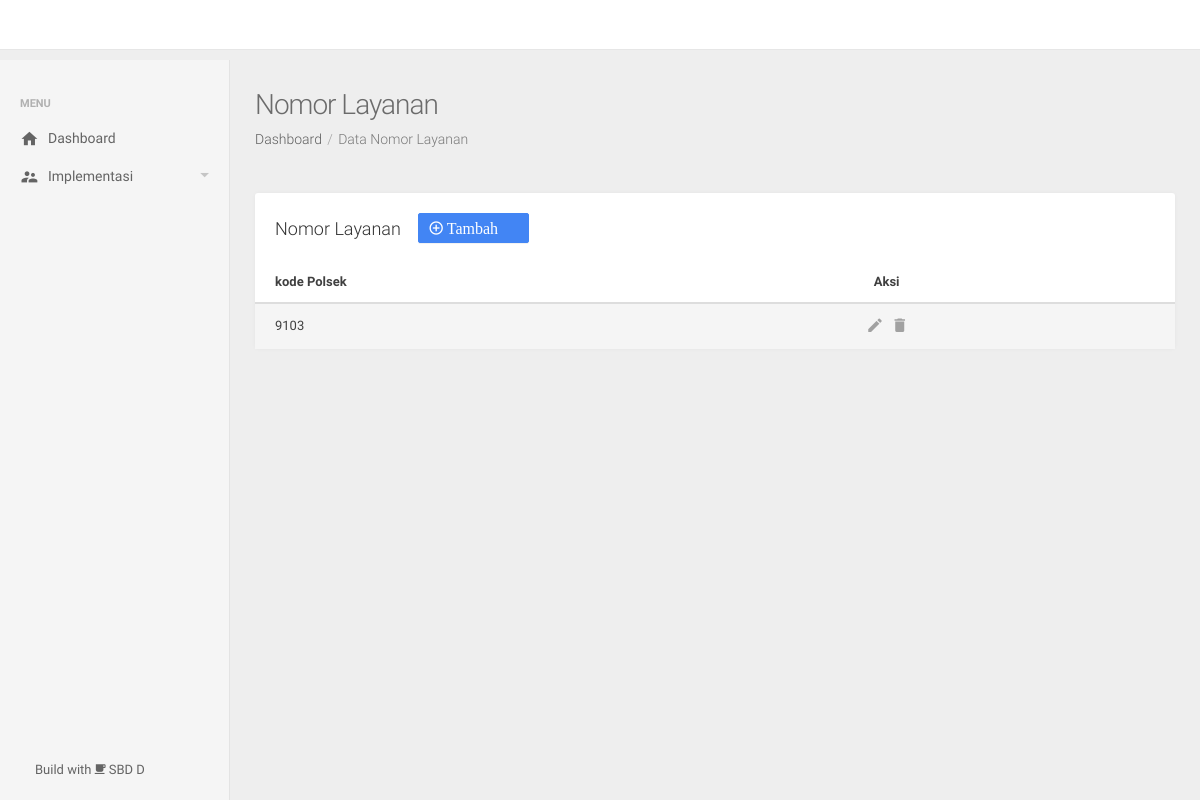
The app's page /nomor_layanan/, older data.
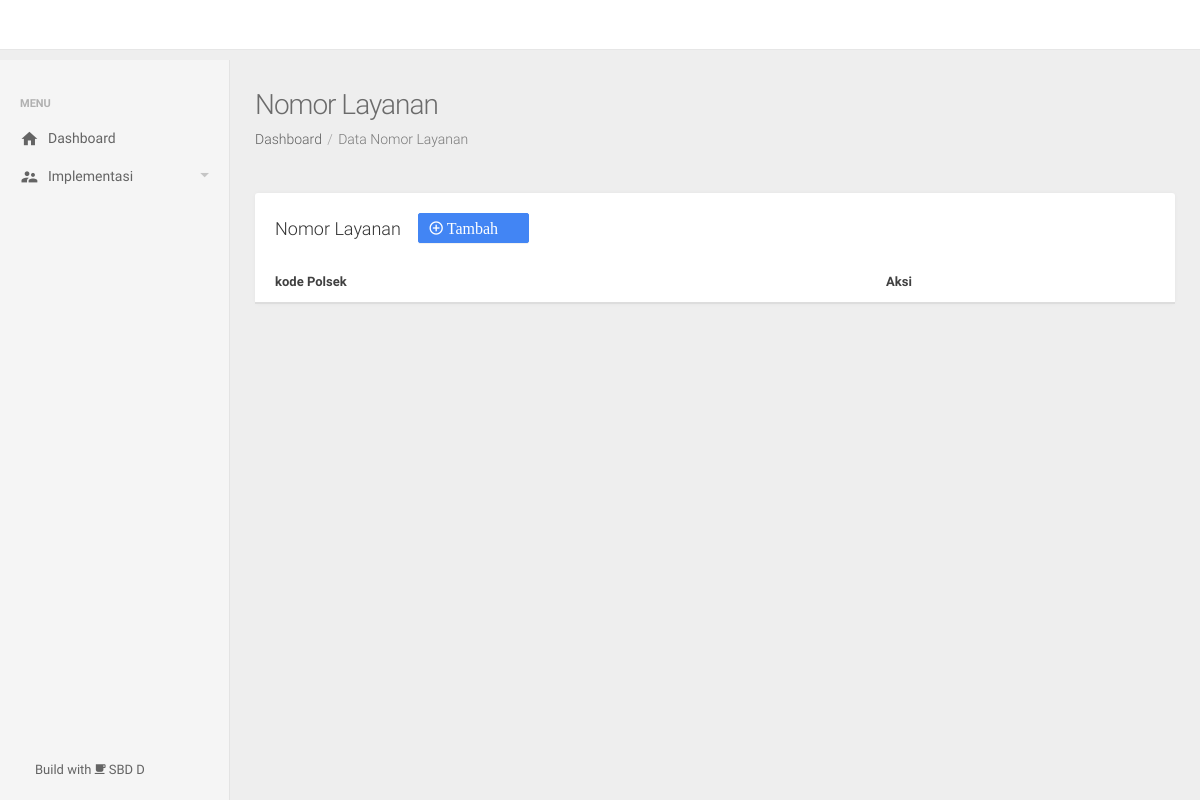
The same page, newer data.
### app/models.py (models this page shows)
class NomorLayanan(db.Model):
    kodePolsek = db.Column(db.Integer, primary_key=True)
    NomorLayananPolsek = db.Column(db.Integer, nullable=True)
    NomorLayananMedcen = db.Column(db.Integer, nullable=True)
    NomorDaruratPolsek = db.Column(db.Integer, nullable=True)

### app/routes.py (the view)
@app.route('/nomor_layanan/')
def layanan():
    return render_template('layanan/layanan.html', title='Nomor Layanan', submenu='dataNomor Layanan', link1='Data Nomor Layanan' ,data=NomorLayanan.query.all())

### app/templates/layanan/layanan.html (shortened to what this page needs)
{% extends 'layout.html' %}
{% block content %}
<div class="row">
    <div class="col-sm-12">
        <div class="panel panel-default panel-table">
            <div class="panel-heading">{{title}}&nbsp;&nbsp;&nbsp;
                <a href="{{ url_for ('layananAdd') }}">
                    <button class="btn btn-space btn-primary">
                        <div class="icon mdi mdi-plus-circle-o">&nbsp;Tambah&nbsp; &nbsp; &nbsp; </div>
                    </button>
                </a>
            </div>
            <div class="panel-body">
                <table class="table table-striped table-hover">
                    <thead>
                        <tr>
                            <th style="width:20%;">kode Polsek</th>
                            <th></th>
                            <th class="actions">Aksi</th>
                        </tr>
                    </thead>
                    <tbody>
                        {% for row in data %}
                            <tr>
                                <td>{{row.kodePolsek}}</td>
                                <td></td>
                                <td class="actions">
                                    <a href="{{ url_for ('layananEdit', kodePolsek=row.kodePolsek)}}">
                                        <i class="icon mdi mdi-edit"></i>
                                    </a>&nbsp;&nbsp;
                                    <buton data-toggle="modal" data-target="#md-footer-danger{{row.kodePolsek}}">
                                        <i class="icon mdi mdi-delete"></i>
                                    </buton>
                                </td>
                            </tr>
                        {% endfor %}
                    </tbody>
                </table>
            </div>
        </div>
    </div>
</div>
{% endblock content %}

Row changes from the older to the newer data that the page shows:
removed NomorLayanan: kodePolsek "9103"
